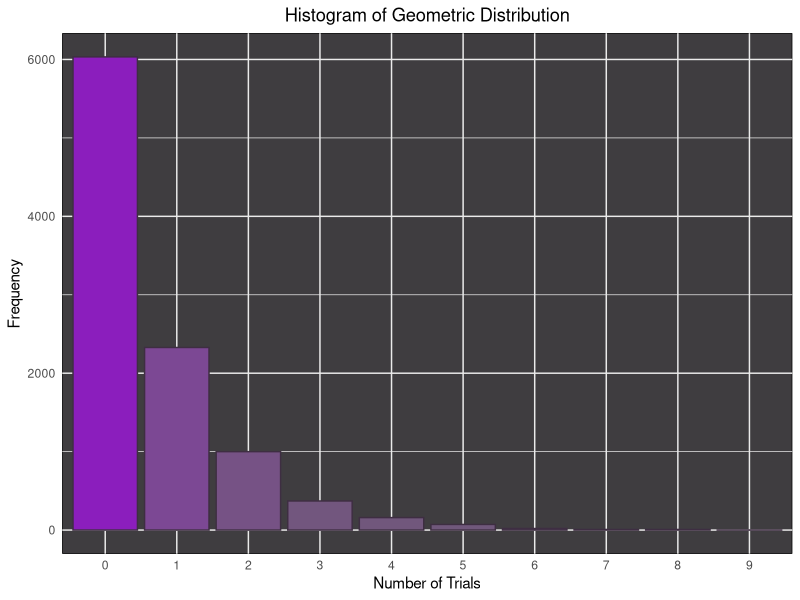

The R source for this figure:
## ---- chunk 1
halu_x <- c(0.33, 0.33, 0.34)
halu_y <- c(0.0322, 0.0637, 0.0241)
## ---- chunk 2
data_1 <- data.frame(
  factory = c(1:3),
  prob_production = halu_x,
  prob_defective_withRespectTo_factory = halu_y
  )
data_1
## ---- chunk 3
sum(data_1$prob_production) == 1
## ---- chunk 4
tolerance <- .Machine$double.eps^0.5

sum(data_1$prob_defective_withRespectTo_factory) - 0.12 < tolerance
## ---- chunk 5
tolerance
## ---- chunk 6
data_1$prob_defective_withRespectTo_all = data_1$prob_defective_withRespectTo_factory * data_1$prob_production
data_1
## ---- chunk 7
sum(data_1$prob_defective_withRespectTo_all)
## ---- chunk 8
prob <- 0.60
## ---- chunk 9
searches <- 10000
simulated <- rgeom(searches, prob)
## ---- chunk 10
library(ggplot2)

df <- data.frame(Trials = factor(simulated))

ggplot(df, aes(x = Trials, fill = after_stat(count))) +
  geom_bar(color = "#3e2e42", show.legend = FALSE) + 
  scale_fill_gradient(low = "#70587a", high = "#8b1ebd") +
  labs(title = "Histogram of Geometric Distribution",
       x = "Number of Trials",
       y = "Frequency") +
  theme_minimal() +
  theme(plot.title = element_text(hjust = 0.5),
        panel.background = element_rect(fill = "#3f3d40"))


## ---- chunk 11
simulated_mean <- mean(simulated)
simulated_variance <- var(simulated)
print(paste("Mean of the simulated experiment: ", simulated_mean))
print(paste("Variance of the simulated experiment: ", simulated_variance))
## ---- chunk 12
0.40*0.60
## ---- chunk 13
(0.40^3) * 0.60
## ---- chunk 14
0.0384 / (0.40^3)
## ---- chunk 15
(0.40^4) * 0.60
## ---- chunk 16
(0.01536) / (0.40^3)
## ---- chunk 17
simulated_table <- table(simulated)
simulated_table
## ---- chunk 18
prob_for_xeq4 <- (sum(simulated_table[names(simulated_table) == 3]) / sum(simulated_table)) 
prob_for_xgreater3 <- (sum(simulated_table[names(simulated_table) >= 3]) / sum(simulated_table)) 
prob_for_xeq4 / prob_for_xgreater3
## ---- chunk 19
prob_for_xeq1 <- (sum(simulated_table[names(simulated_table) == 0]) / sum(simulated_table)) 
prob_for_xeq1
## ---- chunk 20
prob_for_xeq5 <- (sum(simulated_table[names(simulated_table) == 4]) / sum(simulated_table)) 
prob_for_xeq5 / prob_for_xgreater3
## ---- chunk 21
prob_for_xeq2 <- (sum(simulated_table[names(simulated_table) == 1]) / sum(simulated_table)) 
prob_for_xeq2
